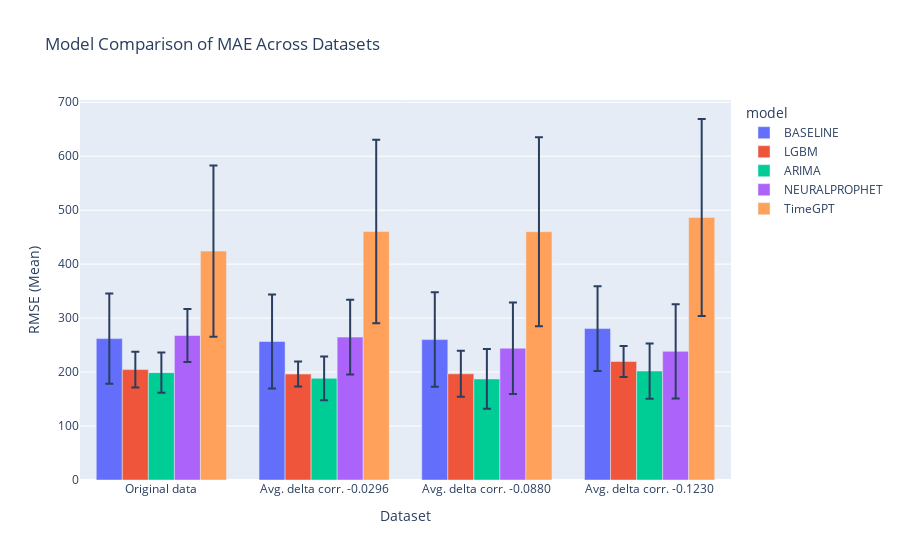

Notebook source saved alongside this figure:
### Code cell
import pandas as pd
import plotly.express as px
import numpy as np
import glob

all_files = glob.glob("") 

# Manual noted changes in correlation
point1 = [-0.0216,-0.0249,-0.0424,-0.0187,-0.0406]
point3 = [-0.0667,-0.0706,-0.1320,-0.0521,-0.1185]
point5 = [-0.1044,-0.1013,-0.1782,-0.0765,-0.1546]
# List of file names and their corresponding labels
files = {
    all_files[0]: "Original data",
    all_files[1]: f"Avg. delta corr. {np.mean(point1):.4f}",
    all_files[2]: f"Avg. delta corr. {np.mean(point3):.4f}",
    all_files[3]: f"Avg. delta corr. {np.mean(point5):.4f}"
}

df_list = []
for file, label in files.items():
    temp_df = pd.read_csv(file)
    temp_df["Dataset"] = label
    df_list.append(temp_df)

combined_df = pd.concat(df_list, ignore_index=True)

mae_df = combined_df[['Dataset', 'model', 'RMSE_mean', 'RMSE_std']]

fig = px.bar(
    mae_df,
    x='Dataset',
    y='RMSE_mean',
    color='model',
    error_y='RMSE_std',
    barmode='group',
    title='Model Comparison of MAE Across Datasets',
    labels={'RMSE_mean': 'RMSE (Mean)', 'Dataset': 'Dataset'}
)

fig.show()

### Figure 1 — Plotly figure (JSON) as saved in the notebook; plotly's stock layout.template omitted (floating-point values rounded to 4 significant figures)
{"data": [{"alignmentgroup": "True", "error_y": {"array": [83.84, 87.03, 87.59, 78.66]}, "hovertemplate": "model=BASELINE<br>Dataset=%{x}<br>RMSE (Mean)=%{y}<extra></extra>", "legendgroup": "BASELINE", "marker": {"color": "#636efa", "pattern": {"shape": ""}}, "name": "BASELINE", "offsetgroup": "BASELINE", "orientation": "v", "showlegend": true, "textposition": "auto", "type": "bar", "x": ["Original data", "Avg. delta corr. -0.0296", "Avg. delta corr. -0.0880", "Avg. delta corr. -0.1230"], "xaxis": "x", "y": [262.0, 256.6, 260.2, 280.6], "yaxis": "y"}, {"alignmentgroup": "True", "error_y": {"array": [33.24, 23.22, 42.51, 28.77]}, "hovertemplate": "model=LGBM<br>Dataset=%{x}<br>RMSE (Mean)=%{y}<extra></extra>", "legendgroup": "LGBM", "marker": {"color": "#EF553B", "pattern": {"shape": ""}}, "name": "LGBM", "offsetgroup": "LGBM", "orientation": "v", "showlegend": true, "textposition": "auto", "type": "bar", "x": ["Original data", "Avg. delta corr. -0.0296", "Avg. delta corr. -0.0880", "Avg. delta corr. -0.1230"], "xaxis": "x", "y": [204.6, 196.3, 196.8, 219.6], "yaxis": "y"}, {"alignmentgroup": "True", "error_y": {"array": [37.22, 40.59, 55.33, 51.26]}, "hovertemplate": "model=ARIMA<br>Dataset=%{x}<br>RMSE (Mean)=%{y}<extra></extra>", "legendgroup": "ARIMA", "marker": {"color": "#00cc96", "pattern": {"shape": ""}}, "name": "ARIMA", "offsetgroup": "ARIMA", "orientation": "v", "showlegend": true, "textposition": "auto", "type": "bar", "x": ["Original data", "Avg. delta corr. -0.0296", "Avg. delta corr. -0.0880", "Avg. delta corr. -0.1230"], "xaxis": "x", "y": [198.9, 188.5, 187.2, 201.9], "yaxis": "y"}, {"alignmentgroup": "True", "error_y": {"array": [49.27, 69.08, 84.63, 87.46]}, "hovertemplate": "model=NEURALPROPHET<br>Dataset=%{x}<br>RMSE (Mean)=%{y}<extra></extra>", "legendgroup": "NEURALPROPHET", "marker": {"color": "#ab63fa", "pattern": {"shape": ""}}, "name": "NEURALPROPHET", "offsetgroup": "NEURALPROPHET", "orientation": "v", "showlegend": true, "textposition": "auto", "type": "bar", "x": ["Original data", "Avg. delta corr. -0.0296", "Avg. delta corr. -0.0880", "Avg. delta corr. -0.1230"], "xaxis": "x", "y": [267.8, 264.8, 244.2, 238.4], "yaxis": "y"}, {"alignmentgroup": "True", "error_y": {"array": [158.7, 169.9, 174.9, 182.5]}, "hovertemplate": "model=TimeGPT<br>Dataset=%{x}<br>RMSE (Mean)=%{y}<extra></extra>", "legendgroup": "TimeGPT", "marker": {"color": "#FFA15A", "pattern": {"shape": ""}}, "name": "TimeGPT", "offsetgroup": "TimeGPT", "orientation": "v", "showlegend": true, "textposition": "auto", "type": "bar", "x": ["Original data", "Avg. delta corr. -0.0296", "Avg. delta corr. -0.0880", "Avg. delta corr. -0.1230"], "xaxis": "x", "y": [424.2, 460.5, 460.1, 486.5], "yaxis": "y"}], "layout": {"barmode": "group", "legend": {"title": {"text": "model"}, "tracegroupgap": 0}, "title": {"text": "Model Comparison of MAE Across Datasets"}, "xaxis": {"anchor": "y", "domain": [0, 1], "title": {"text": "Dataset"}}, "yaxis": {"anchor": "x", "domain": [0, 1], "title": {"text": "RMSE (Mean)"}}}}
